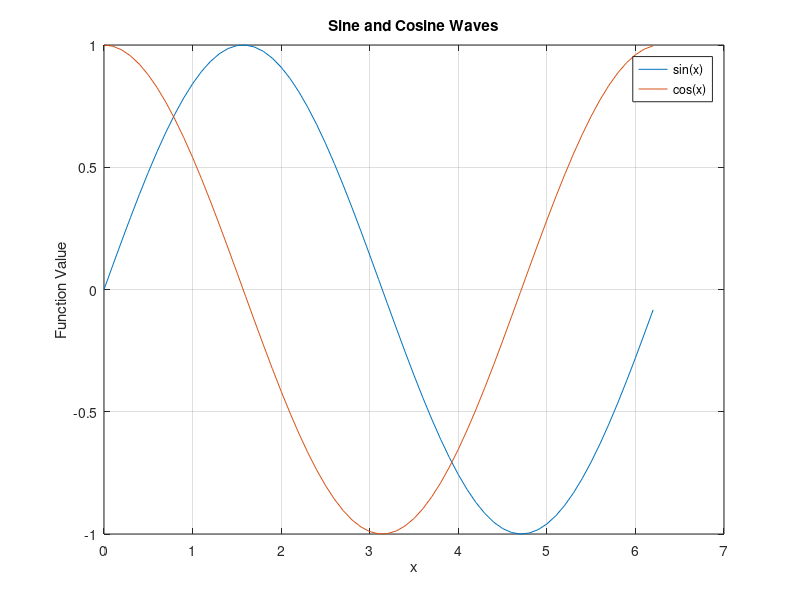

The MATLAB source for this figure:
x = 0:0.1:2*pi; % Define the range for x
y1 = sin(x);    % Calculate the sine of x
y2 = cos(x);    % Calculate the cosine of x
plot(x, y1, x, y2); % Plot both sine and cosine waves
title('Sine and Cosine Waves'); % Add a title
xlabel('x');      % Add x-axis label
ylabel('Function Value'); % Add y-axis label
legend('sin(x)', 'cos(x)'); % Add a legend
grid on;        % Turn on the grid